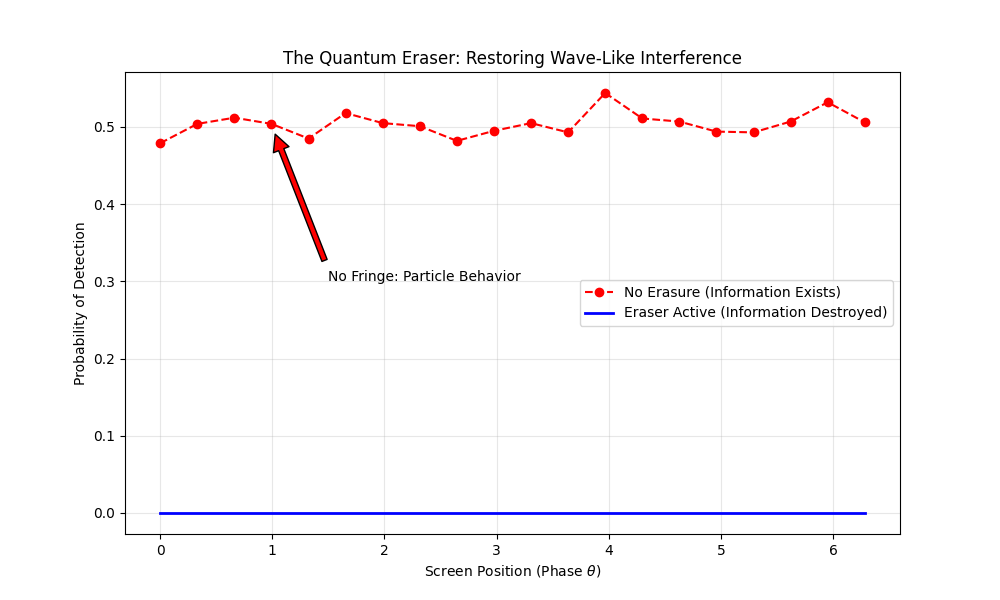

The Python source for this figure:
import numpy as np
import matplotlib.pyplot as plt
from qiskit import QuantumCircuit, transpile
from qiskit_aer import AerSimulator

def simulate_quantum_eraser():
    """
    Simulates the logic of the Delayed Choice Quantum Eraser.
    Qubits:
    0: The Signal Photon (resembles the position on the screen)
    1: The Idler Photon (carries the which-path information)
    2: The Eraser (determines if we erase or keep the path info)
    """
    simulator = AerSimulator()
    
    # 1. No Erasure: Which-path information is available
    # This should show NO interference (particle-like behavior)
    qc_no_erase = QuantumCircuit(2, 1)
    qc_no_erase.h(0) # Signal photon in superposition (two paths)
    qc_no_erase.cx(0, 1) # Entangle with Idler (Idler now knows the path)
    
    # Interference check: Rotate basis of qubit 0 and measure
    # If there is interference, Ry(theta) will show a fringe.
    # Without erasure, it should be a flat 50/50.
    angles = np.linspace(0, 2*np.pi, 20)
    counts_no_erase = []
    
    for theta in angles:
        temp_qc = qc_no_erase.copy()
        temp_qc.ry(theta, 0)
        temp_qc.measure(0, 0)
        job = simulator.run(transpile(temp_qc, simulator), shots=1000)
        counts_no_erase.append(job.result().get_counts().get('0', 0) / 1000)
        
    # 2. With Erasure: Which-path information is destroyed
    # This should restore the interference (wave-like behavior)
    counts_erase = []
    for theta in angles:
        # 3-qubit circuit: Signal, Idler, Eraser
        qc_erase = QuantumCircuit(2, 1)
        qc_erase.h(0)
        qc_erase.cx(0, 1)
        
        # THE ERASER: Perform a Hadamard on the Idler
        # This puts the Idler into a basis where we can't tell which path it took.
        qc_erase.h(1)
        
        # We perform a "Coincidence Count" (Post-selection)
        # We only look at cases where the Idler is measured as |0>
        # (This is the crucial step that 'restores' the pattern in the data)
        qc_erase.ry(theta, 0)
        qc_erase.measure_all() # Measure both to post-select
        
        job = simulator.run(transpile(qc_erase, simulator), shots=2000)
        raw_counts = job.result().get_counts()
        
        # Post-select: Look at Signal (bit 1) only when Idler (bit 0) is '0'
        # Bit order in Qiskit counts is 'Idler Signal'
        n_idler0_sig0 = raw_counts.get('00', 0)
        n_idler0_sig1 = raw_counts.get('01', 0)
        
        prob = n_idler0_sig0 / (n_idler0_sig0 + n_idler0_sig1 + 1e-10)
        counts_erase.append(prob)

    # Plotting
    plt.figure(figsize=(10, 6))
    plt.plot(angles, counts_no_erase, 'ro--', label='No Erasure (Information Exists)')
    plt.plot(angles, counts_erase, 'b-', lw=2, label='Eraser Active (Information Destroyed)')
    
    plt.title('The Quantum Eraser: Restoring Wave-Like Interference')
    plt.xlabel('Screen Position (Phase $\\theta$)')
    plt.ylabel('Probability of Detection')
    plt.legend()
    plt.grid(True, alpha=0.3)
    
    plt.annotate('No Fringe: Particle Behavior', xy=(1, 0.5), xytext=(1.5, 0.3),
                 arrowprops=dict(facecolor='red', shrink=0.05))
    plt.annotate('Fringe Restored: Wave Behavior', xy=(np.pi, 1.0), xytext=(4, 0.9),
                 arrowprops=dict(facecolor='blue', shrink=0.05))

    plt.savefig('simulations/quantum_eraser.png')
    print("Plot saved to simulations/quantum_eraser.png")

if __name__ == "__main__":
    simulate_quantum_eraser()
